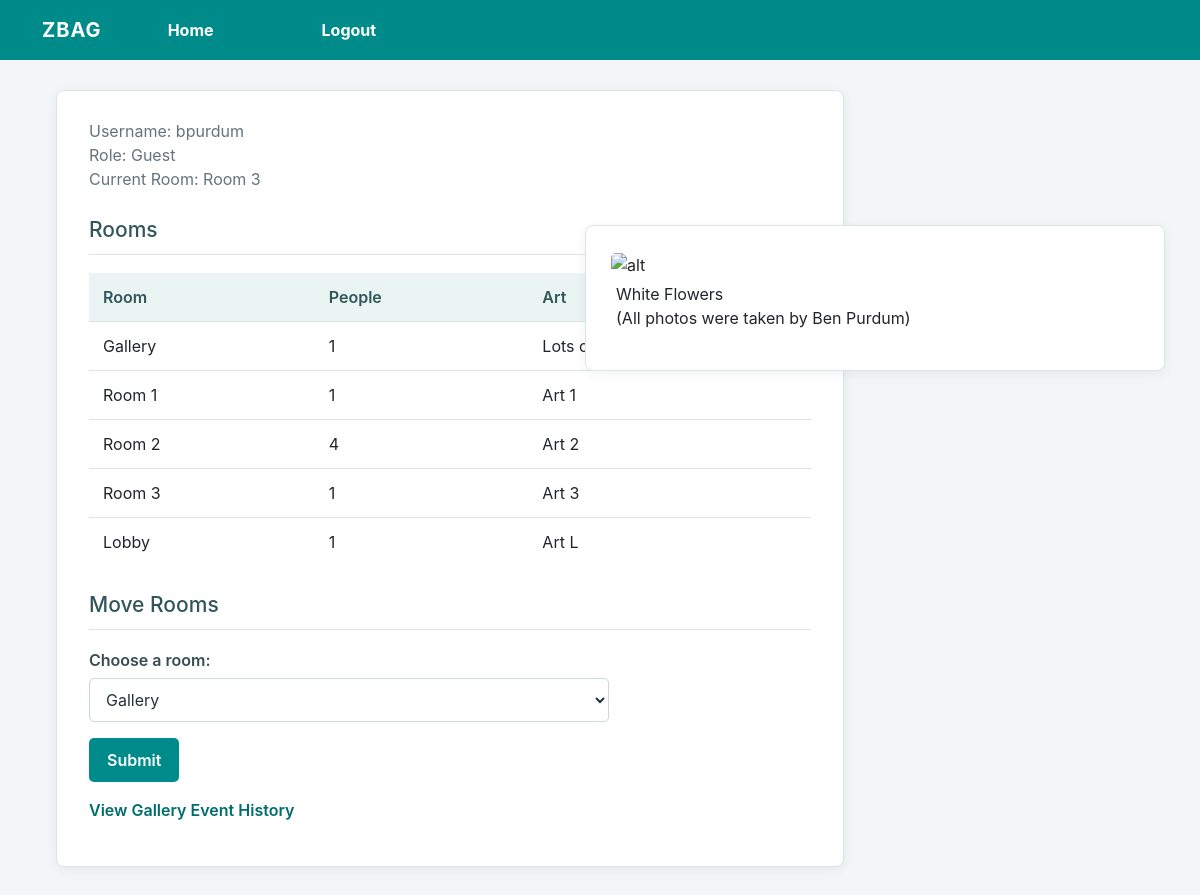
Before: /home (signed in) with the older database file.
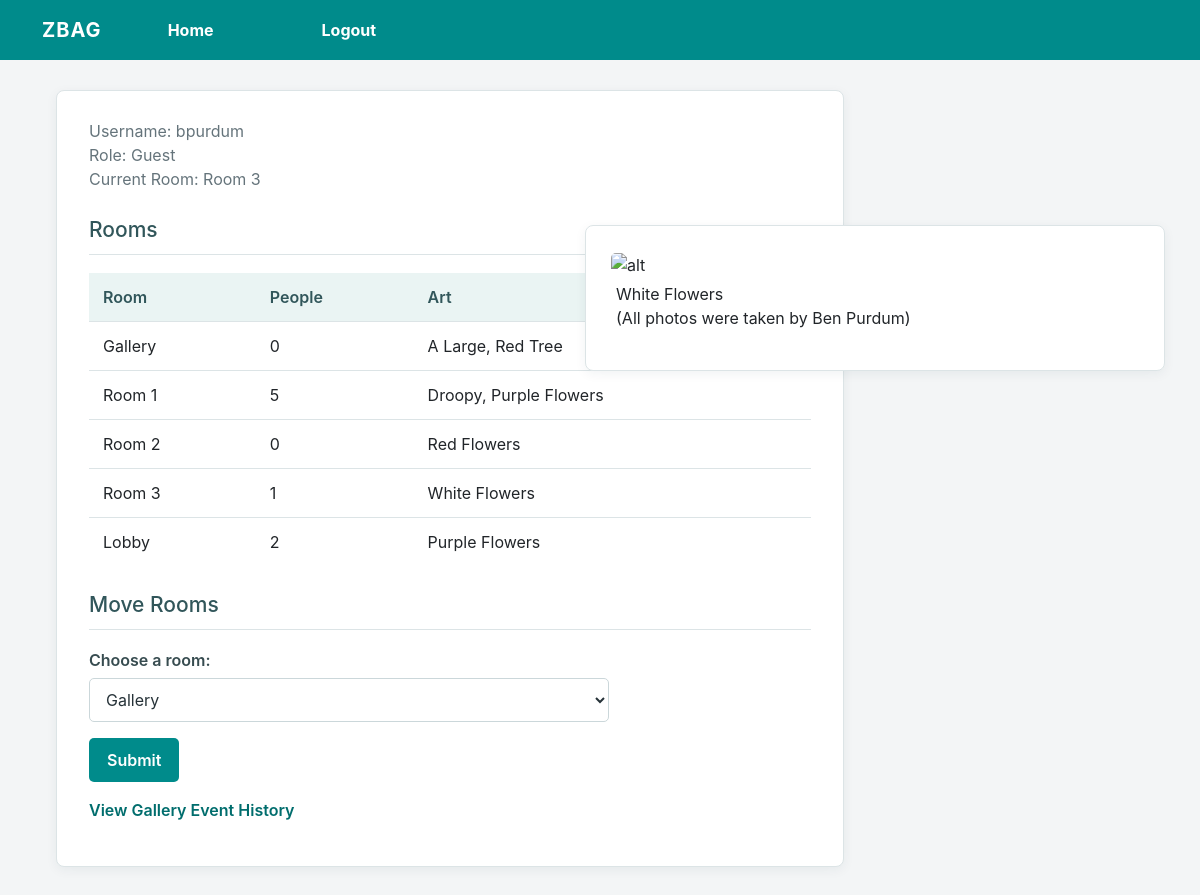
After: the same page with the newer database file.
### tables this page shows
CREATE TABLE "rooms" (
	"name"	TEXT,
	"numPeople"	INTEGER,
	"art"	TEXT,
	PRIMARY KEY("name")
);

### src/backend/app.py (the view)
@app.route('/home')
def home():
    if 'loggedin' not in session:
        return redirect(url_for('login'))
    rooms = viewAllRooms()
    cRoom = seeCurrentRoom(session['id'])
    image = ""
    alt = ""
    match cRoom:
        case "Gallery":
            image = "images/bigTree.jpg"
            alt = "A Large, Red Tree"
        case "Room 1":
            image = "images/droopyPurpleFlowers.jpg"
            alt = "Droopy, Purple Flowers"
        case "Room 2":
            image = "images/redFlowers.jpg"
            alt = "Red Flowers"
        case "Room 3":
            image = "images/whiteFlowers.jpg"
            alt = "White Flowers"
        case "Lobby":
            image = "images/purpleFlowers.jpg"
            alt = "Purple Flowers"
    return render_template(
        'home.html',
        username=session['username'],
        role=session['role'],
        rooms=rooms,
        cRoom=cRoom,
        image = image,
        alt = alt
    )

### src/backend/storedProcedures.py (called while the page is built)
def get_db_connection():
    db = sqlite3.connect(DATABASE_PATH)
    return db

def viewAllRooms():
    db = get_db_connection()
    rooms = db.execute("SELECT * FROM rooms").fetchall()
    db.close()
    return rooms

def seeCurrentRoom(userID):
    db = get_db_connection()
    room = db.execute("SELECT currentRoom FROM persons WHERE userID = ?", (userID,)).fetchone()
    db.close()
    if room is None:
        return None
    return room[0]

### src/frontend/templates/home.html (shortened to what this page needs)
{% extends "layout.html" %}
{% block content %}
<div class="gallery-image">
    <img src="{{ url_for('static', filename=image) }}"
         alt=alt>
        <p>{{ alt }}<br>(All photos were taken by Ben Purdum)</p>
</div>
<main class="page-container">
    <p>Username: {{ username }}<br>Role: {{ role }}<br>Current Room: {{ cRoom }}</p>
    <h2>Rooms</h2>
    <table>
        <thead>
            <tr>
                <th>Room</th>
                <th>People</th>
                <th>Art</th>
            </tr>
        </thead>
        <tbody>
            {% for room in rooms %}
                <tr>
                    <td>{{ room[0] }}</td>
                    <td>{{ room[1] }}</td>
                    <td>{{ room[2] }}</td>
                </tr>
            {% endfor %}
        </tbody>
    </table>
    <h2>Move Rooms</h2>
    <form action="{{ url_for('move_room') }}" method="POST">
        <p>
            <label for="room">Choose a room:</label>
            <select name="room" id="room" required>
                {% for room in rooms %}
                    <option value="{{ room[0] }}">{{ room[0] }}</option>
                {% endfor %}
            </select>
        </p>
        <button type="submit">Submit</button>
    </form>
    <p><a href="{{ url_for('event_history') }}">View Gallery Event History</a></p>
</main>
{% endblock %}

Changed rows visible on the page:
changed rooms "Room 3": art (not shown) → "White Flowers"; art "Art 3" → "White Flowers"
changed rooms "Gallery": numPeople "1" → "0"; art "Lots of Art" → "A Large, Red Tree"
changed rooms "Room 1": numPeople "1" → "5"; art "Art 1" → "Droopy, Purple Flowers"
changed rooms "Room 2": numPeople "4" → "0"; art "Art 2" → "Red Flowers"
changed rooms "Lobby": numPeople "1" → "2"; art "Art L" → "Purple Flowers"
Other visible differences:
{{ alt }}: "White Flowers" → (not shown)
